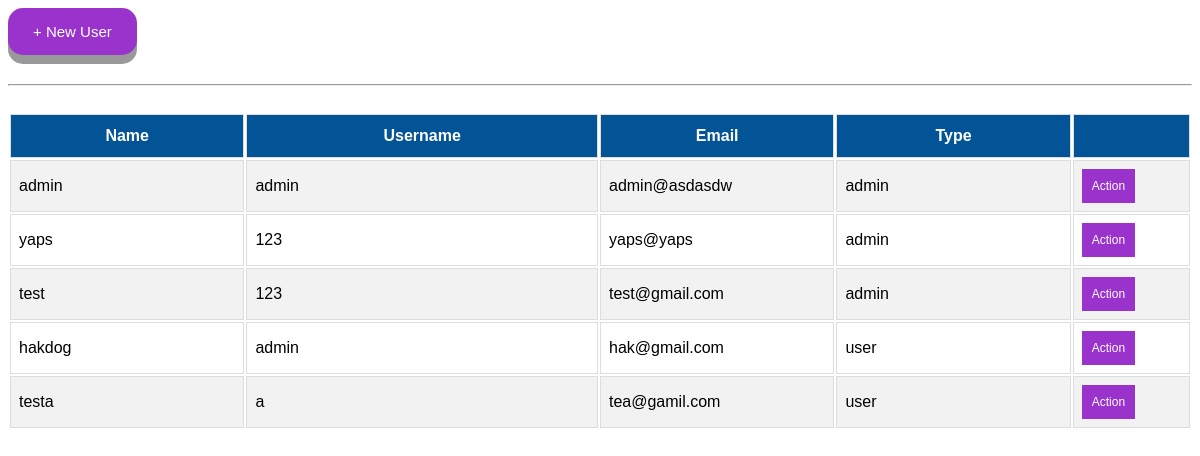
The page /admin/user2.php on the database its author committed.
### tables this page shows
CREATE TABLE `users` (
  `user_id` int(10) NOT NULL,
  `group_id` int(255) NOT NULL,
  `username` varchar(100) NOT NULL,
  `name` varchar(100) NOT NULL,
  `email` varchar(100) NOT NULL,
  `user_type` varchar(100) NOT NULL,
  `password` varchar(100) NOT NULL
);

### admin/user2.php (the view, shortened to what this page needs)
<!DOCTYPE html>
<?php
$conn = mysqli_connect("localhost","root","") or die (mysqli_error($conn));
$sql = "SELECT * FROM users";
$q = mysqli_query($conn,$sql) or die (mysqli_error($conn));
?>
<html>
<head>
	<link rel = "stylesheet" type="text/css" href="../css/create_user.css" />
	<link href='https://unpkg.com/boxicons@2.0.9/css/boxicons.min.css' rel='stylesheet'>
</head>
<body>
<div class="button-align">
		<div class="first-modal">
			<button class="modal-button" href="#myModal1"> + New User</button>
		</div>
</div>
	<br>
	<hr>
	<br>
	<div id="tbody">
		<table width="100%">
			<tr>
				<th width="20%">Name</th>
			    <th width="30%">Username</th>
			    <th width="20%">Email</th>
			    <th width="20%">Type</th>
			    <th width="30%"></th>
			</tr>
			<?php
						while($r = mysqli_fetch_assoc($q))
						{
					?>
			 	<tr>
			 		<td><?php echo $r['name'];?></td>
					<td><?php echo $r['username'];?></td>
					<td><?php echo $r['email'];?></td>
					<td><?php echo $r['user_type'];?></td>
					<td>
						<div class="dropdown">
						  <button class="dropbtn">Action</button>
						</div>
					</td>
			 	</tr>
			 		<?php
						}
					?>
		</table>
	</div>
</body>
</html>

### css/create_user.css (style rules this page uses)
.button-align { height: 50px; }
.first-modal { width: 150px; float: left; }
.first-modal button { display: inline-block; padding: 15px 25px; font-size: 15px; cursor: pointer; text-align: center; text-decoration: none; outline: none; color: #fff; background-color: #9933cc; border: none; border-radius: 15px; box-shadow: 0 9px #999; }
#tbody { font-family: Arial, Helvetica, sans-serif; border-collapse: collapse; width: 100%; }
#tbody td, th { border: 1px solid #ddd; padding: 8px; }
#tbody tr:nth-child(even) { background-color: #f2f2f2; }
#tbody th { padding-top: 12px; padding-bottom: 12px; text-align: left; background-color: #035397; color: white; text-align: center; }
.dropbtn { background-color: #9933cc; color: white; padding: 10px; font-size: 12px; border: none; }
.dropdown { position: relative; display: inline-block; }

### rows shown on the page
users: name "admin", username "admin", email "admin@asdasdw", user_type "admin"
users: name "yaps", username "123", email "yaps@yaps", user_type "admin"
users: name "test", username "123", email "test@gmail.com", user_type "admin"
users: name "hakdog", username "admin", email "hak@gmail.com", user_type "user"
users: name "testa", username "a", email "tea@gamil.com", user_type "user"
